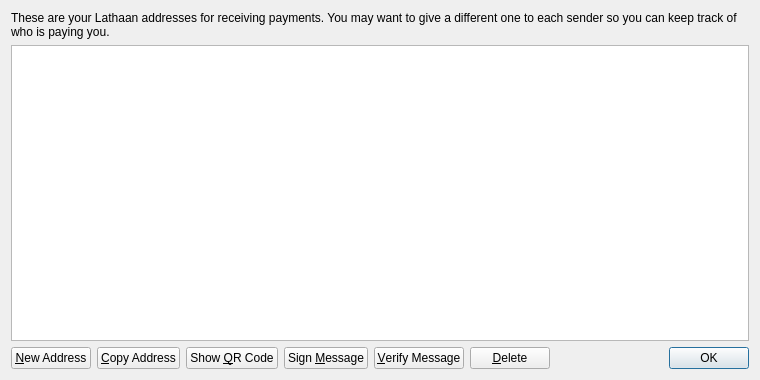
<?xml version="1.0" encoding="UTF-8"?>
<ui version="4.0">
 <class>AddressBookPage</class>
 <widget class="QWidget" name="AddressBookPage">
  <property name="geometry">
   <rect>
    <x>0</x>
    <y>0</y>
    <width>760</width>
    <height>380</height>
   </rect>
  </property>
  <property name="windowTitle">
   <string>Address Book</string>
  </property>
  <property name="styleSheet">
   <string notr="true">QListView { background: transparent; }</string>
  </property>
  <layout class="QVBoxLayout" name="verticalLayout">
   <item>
    <widget class="QLabel" name="labelExplanation">
     <property name="text">
      <string>These are your Lathaan addresses for receiving payments. You may want to give a different one to each sender so you can keep track of who is paying you.</string>
     </property>
     <property name="textFormat">
      <enum>Qt::PlainText</enum>
     </property>
     <property name="wordWrap">
      <bool>true</bool>
     </property>
    </widget>
   </item>
   <item>
    <widget class="QTableView" name="tableView">
     <property name="contextMenuPolicy">
      <enum>Qt::CustomContextMenu</enum>
     </property>
     <property name="toolTip">
      <string>Double-click to edit address or label</string>
     </property>
     <property name="styleSheet">
      <string notr="true">QListView { background: transparent; }</string>
     </property>
     <property name="tabKeyNavigation">
      <bool>false</bool>
     </property>
     <property name="alternatingRowColors">
      <bool>true</bool>
     </property>
     <property name="selectionMode">
      <enum>QAbstractItemView::SingleSelection</enum>
     </property>
     <property name="selectionBehavior">
      <enum>QAbstractItemView::SelectRows</enum>
     </property>
     <property name="sortingEnabled">
      <bool>true</bool>
     </property>
     <attribute name="verticalHeaderVisible">
      <bool>false</bool>
     </attribute>
    </widget>
   </item>
   <item>
    <layout class="QHBoxLayout" name="horizontalLayout">
     <item>
      <widget class="QPushButton" name="newAddressButton">
       <property name="toolTip">
        <string>Create a new address</string>
       </property>
       <property name="text">
        <string>&amp;New Address</string>
       </property>
       <property name="icon">
        <iconset resource="../lathaan.qrc">
         <normaloff>:/icons/add</normaloff>:/icons/add</iconset>
       </property>
      </widget>
     </item>
     <item>
      <widget class="QPushButton" name="copyToClipboard">
       <property name="toolTip">
        <string>Copy the currently selected address to the system clipboard</string>
       </property>
       <property name="text">
        <string>&amp;Copy Address</string>
       </property>
       <property name="icon">
        <iconset resource="../lathaan.qrc">
         <normaloff>:/icons/editcopy</normaloff>:/icons/editcopy</iconset>
       </property>
      </widget>
     </item>
     <item>
      <widget class="QPushButton" name="showQRCode">
       <property name="text">
        <string>Show &amp;QR Code</string>
       </property>
       <property name="icon">
        <iconset resource="../lathaan.qrc">
         <normaloff>:/icons/qrcode</normaloff>:/icons/qrcode</iconset>
       </property>
      </widget>
     </item>
     <item>
      <widget class="QPushButton" name="signMessage">
       <property name="toolTip">
        <string>Sign a message to prove you own a Lathaan address</string>
       </property>
       <property name="text">
        <string>Sign &amp;Message</string>
       </property>
       <property name="icon">
        <iconset resource="../lathaan.qrc">
         <normaloff>:/icons/edit</normaloff>:/icons/edit</iconset>
       </property>
      </widget>
     </item>
     <item>
      <widget class="QPushButton" name="verifyMessage">
       <property name="toolTip">
        <string>Verify a message to ensure it was signed with a specified Lathaan address</string>
       </property>
       <property name="text">
        <string>&amp;Verify Message</string>
       </property>
       <property name="icon">
        <iconset resource="../lathaan.qrc">
         <normaloff>:/icons/transaction_0</normaloff>:/icons/transaction_0</iconset>
       </property>
      </widget>
     </item>
     <item>
      <widget class="QPushButton" name="deleteButton">
       <property name="toolTip">
        <string>Delete the currently selected address from the list</string>
       </property>
       <property name="text">
        <string>&amp;Delete</string>
       </property>
       <property name="icon">
        <iconset resource="../lathaan.qrc">
         <normaloff>:/icons/remove</normaloff>:/icons/remove</iconset>
       </property>
      </widget>
     </item>
     <item>
      <spacer name="horizontalSpacer">
       <property name="orientation">
        <enum>Qt::Horizontal</enum>
       </property>
       <property name="sizeHint" stdset="0">
        <size>
         <width>40</width>
         <height>20</height>
        </size>
       </property>
      </spacer>
     </item>
     <item>
      <widget class="QDialogButtonBox" name="buttonBox">
       <property name="sizePolicy">
        <sizepolicy hsizetype="Maximum" vsizetype="Fixed">
         <horstretch>0</horstretch>
         <verstretch>0</verstretch>
        </sizepolicy>
       </property>
       <property name="standardButtons">
        <set>QDialogButtonBox::Ok</set>
       </property>
      </widget>
     </item>
    </layout>
   </item>
  </layout>
 </widget>
 <resources>
  <include location="../lathaan.qrc"/>
 </resources>
 <connections/>
</ui>
